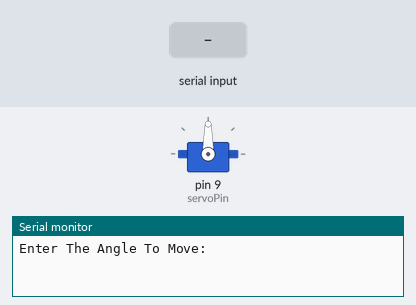
Bench run of a sketch on a simulated Arduino Uno, built with avr-gcc and run on an emulated ATmega328P. Parts: servo, the last lines printed to the serial monitor. The test bench sets the inputs (shaded band).

Above: at 1.2 s.
1.3 s: "90,45\n" received over Serial
At 1.6 s:
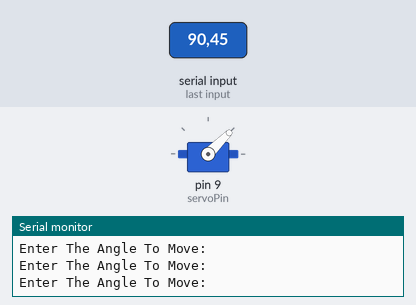
2.8 s: "30,150\n" received over Serial
At 4.0 s:
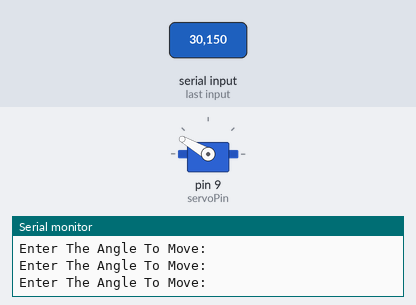
4.3 s: "0\n" received over Serial
At 5.0 s:
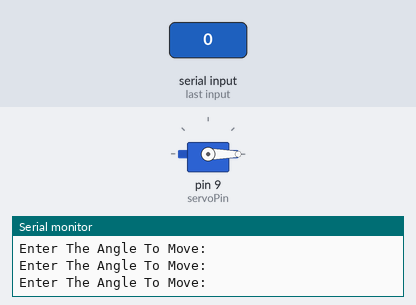
5.8 s: "200\n" received over Serial
At 6.2 s:
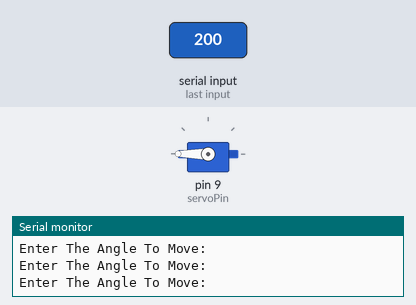
7.3 s: "90\n" received over Serial
At 8.5 s:
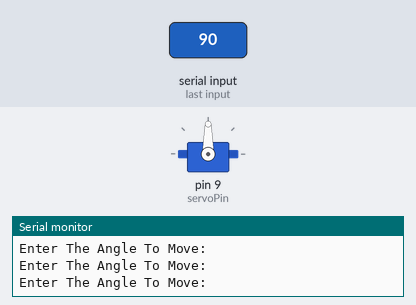
Timing chart, 0 to 9.8 s (numbered marks = the images above; inputs shaded):
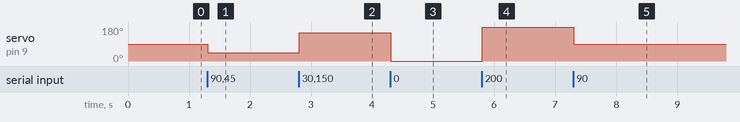

The sketch:

sketch_mar5a.ino
```cpp
#include <Servo.h>

int servoPin = 9;
int servoPosition = 0;
Servo myServo;

void setup() {
  Serial.begin(9600);
  myServo.attach(servoPin);
}

void loop() {
  Serial.println("Enter The Angle To Move: ");
  while (Serial.available() == 0) {
  }
  if (Serial.available() > 0) {
    servoPosition = Serial.parseInt();
    while (Serial.available()) {
      Serial.read();
    }
  }
  myServo.write(servoPosition);
}
```

Measured:
- after the input at 1.3 s, servo on pin 9 (servoPin): 90° → 45° at once
- after the input at 2.8 s, servo on pin 9 (servoPin): 45° → 150° at once
- after the input at 4.3 s, servo on pin 9 (servoPin): 150° → 0° at once
- after the input at 5.8 s, servo on pin 9 (servoPin): 0° → 180° at once
- after the input at 7.3 s, servo on pin 9 (servoPin): 180° → 90° at once
